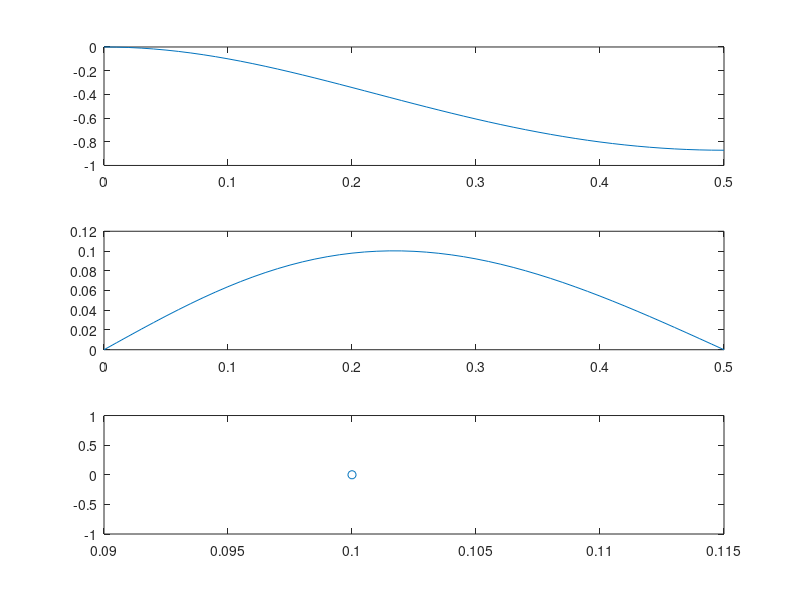

Recreate this plot in MATLAB.
## Copyright (C) 2024 Daniel Marks
##

## Author: Daniel Marks <Daniel Marks@VECTRON>
## Created: 2024-06-07

function y = lpffbk (a, k, n)
  
if nargin<1
  a = 0.1;
endif
if nargin<2
  k = 0.0;
endif
if nargin<3
  n = 1;
endif

y=0;

f=(0:0.01:0.5);
w=f*(2*pi);
z=exp(1i*w);

y = ((1-a).^n)./((1-a.*z).^n-k*(1-a).^n);

m=(0:n-1);

p = a./(1-exp((1i*2*pi/n).*m).*(1-a)*(k^(1/n)));

figure(1);clf;
subplot(3,1,1);
plot(f,10*log10(abs(y)),'-');
subplot(3,1,2);
plot(f,angle(y),'-');
subplot(3,1,3);
plot(real(p),imag(p),'o');

endfunction
